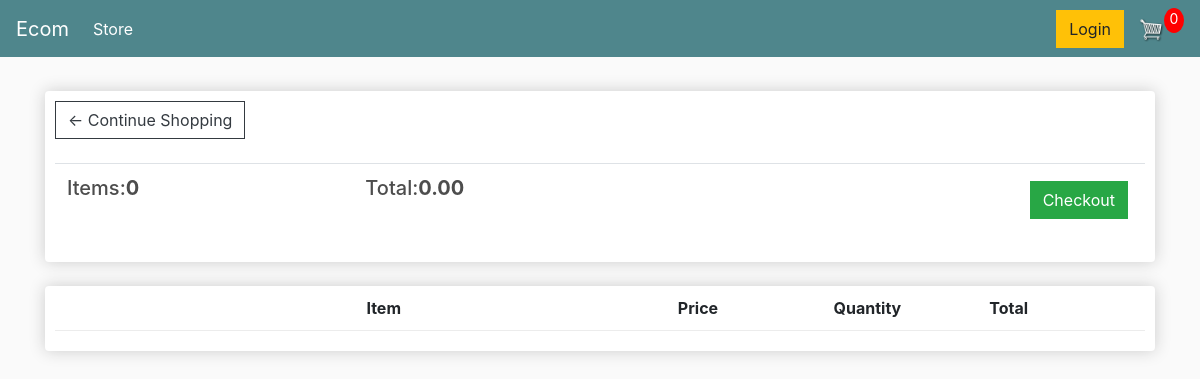
The page /cart/ (signed in) on the database as committed earlier.
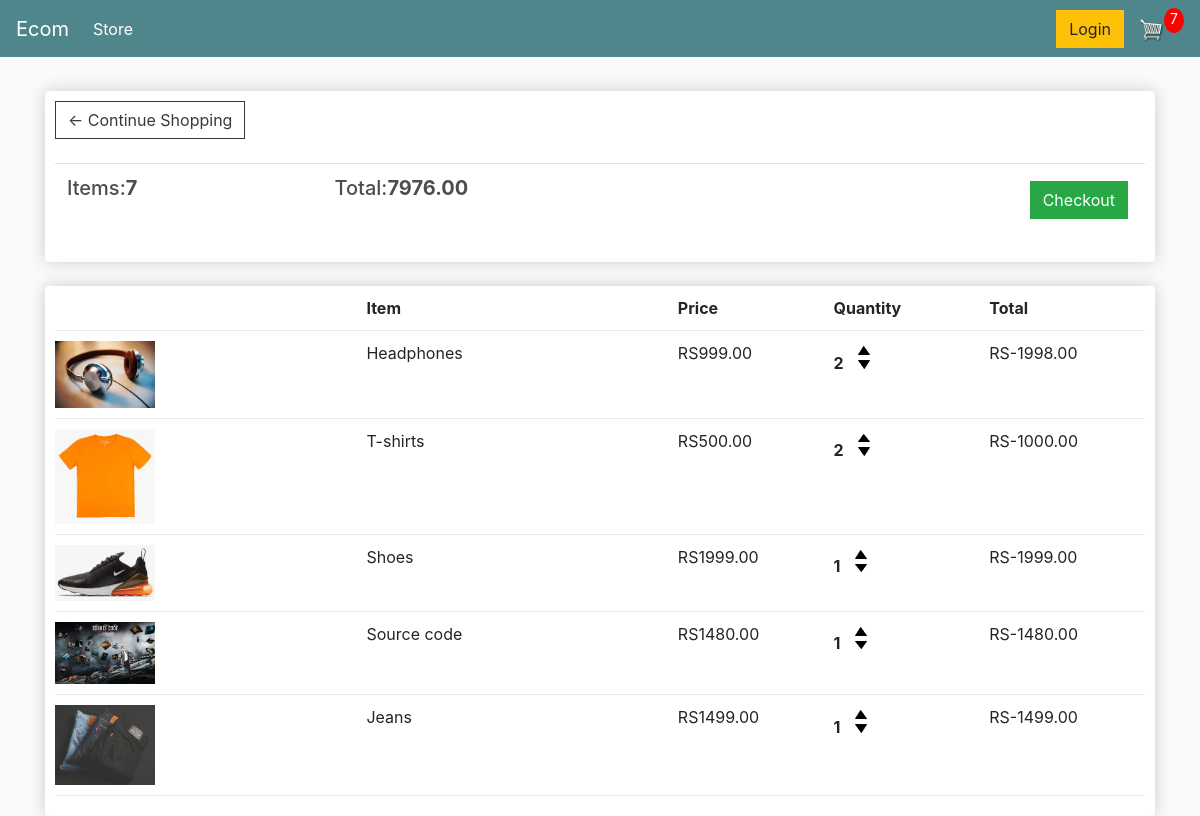
The same page on the database as committed later.
### store/models.py (models this page shows, shortened)
class Order(models.Model):
    customer = models.ForeignKey(Customer, on_delete=models.SET_NULL, blank=True, null=True)
    date_ordered = models.DateTimeField(auto_now_add=True)
    complete = models.BooleanField(default=False, null=True, blank=False)
    transaction_id = models.CharField(max_length=200, null=True)
    @property
    def get_cart_total(self):
        orderitems=self.orderitem_set.all()
        total = sum([item.get_total for item in orderitems])
        return total
    @property
    def get_cart_items(self):
        orderitems = self.orderitem_set.all()
        total = sum([item.quantity for item in orderitems])
        return total

class OrderItem(models.Model):
    product = models.ForeignKey(Product, on_delete=models.SET_NULL,blank=True, null=True)
    order = models.ForeignKey(Order, on_delete=models.SET_NULL,blank=True, null=True)
    quantity = models.IntegerField(default=0, null=True, blank=True)
    date_added = models.DateTimeField(auto_now_add=True)
    @property
    def get_total(self):
        total = self.product.price * self.quantity
        return total

class Product(models.Model):
    name = models.CharField(max_length=200, null=True)
    price = models.DecimalField(max_digits=7,decimal_places=2)
    digital = models.BooleanField(default=False, null=True, blank=False)
    image = models.ImageField(null=True, blank=True)
    @property
    def imageURL(self):
        try:
            url = self.image.url
        except:
            url = ''
        return url

### store/views.py (the view)
# urls.py: path('cart/',views.cart,name="cart"),
def cart(request):
    Data = cartData(request)
    cartItems = Data['cartItems']
    items = Data['items']
    order = Data['order']
    context = {'items':items,'order':order,'cartItems':cartItems,'shipping':False}
    return render(request,'store/cart.html',context)

### store/utils.py (called while the page is built)
def cartData(request):
    if request.user.is_authenticated:
        customer = request.user.customer
        order, created = Order.objects.get_or_create(customer=customer,complete=False)
        items = order.orderitem_set.all()
        cartItems = order.get_cart_items
    else:
        cookieData = cookieCart(request)
        cartItems = cookieData['cartItems']
        items = cookieData['items']
        order = cookieData['order']
    return  {'items':items,'order':order,'cartItems':cartItems}

### store/templates/store/cart.html
{% extends 'store/main.html' %}
{% load static %}
{% block content %}
    <div class="row">
        <div class="col-lg-12">
            <div class="box-element">
                <a class="btn btn-outline-dark" href="{% url 'store' %}">&#x2190; Continue Shopping</a>
                <br>
                <br>
                <table class="table">
                    <tr>
                        <th><h5>Items:<strong>{{order.get_cart_items}}</strong></h5></th>
                        <th><h5>Total:<strong>{{order.get_cart_total|floatformat:2}}</strong></h5></th>
                        <th>
                            <a style="float:right;margin:5px" class="btn btn-success" href="{% url 'checkout' %}">Checkout</a>
                        </th>
                </table>
            </div>
            <br>
            <div class="box-element">
                <div class="cart-row">
                    <div style="flex:2"></div>
                    <div style="flex:2"><strong>Item</strong></div>
                    <div style="flex:1"><strong>Price</strong></div>
                    <div style="flex:1"><strong>Quantity</strong></div>
                    <div style="flex:1"><strong>Total</strong></div>
                </div>
                {% for item in items %}
                <div class="cart-row">
                    <div style="flex:2"><img class="row-image" src="{{item.product.imageURL}}"/></div>
                    <div style="flex:2"><p>{{item.product.name}}</p></div>
                    <div style="flex:1"><p>RS{{item.product.price}}</p></div>
                    <div style="flex:1">
                        <p class="quantity">{{item.quantity}}</p>
                        <div class="quantity">
                            <img data-product={{item.product.id}} data-action="add"  class="chg-quantity update-cart" src="{% static 'images/arrow-up.png' %}" />
                            <img data-product={{item.product.id}} data-action="remove" class="chg-quantity update-cart" src="{% static 'images/arrow-down.png' %}" />
                        </div>
                    </div>
                    <div style="flex:1"><p>RS-{{item.get_total}}</p></div>
                </div>
                {% endfor %}
            </div>
        </div>
    </div>
{% endblock content %}

Rows that differ between the two databases and show on the page:
no longer on this page (row edited): Order: get_cart_items "0", get_cart_total "0.00"
added Order: get_cart_items "7", get_cart_total "7976.00"
added OrderItem: product.imageURL (picture), product.name "Headphones", product.price "999.00", quantity "2", get_total "1998.00"
added OrderItem: product.imageURL (picture), product.name "T-shirts", product.price "500.00", quantity "2", get_total "1000.00"
added OrderItem: product.imageURL (picture), product.name "Shoes", product.price "1999.00", quantity "1", get_total "1999.00"
added OrderItem: product.imageURL (picture), product.name "Source code", product.price "1480.00", quantity "1", get_total "1480.00"
added OrderItem: product.imageURL (picture), product.name "Jeans", product.price "1499.00", quantity "1", get_total "1499.00"
Other text that changed with them:
{{ cartItems }}: "0" → "7"
